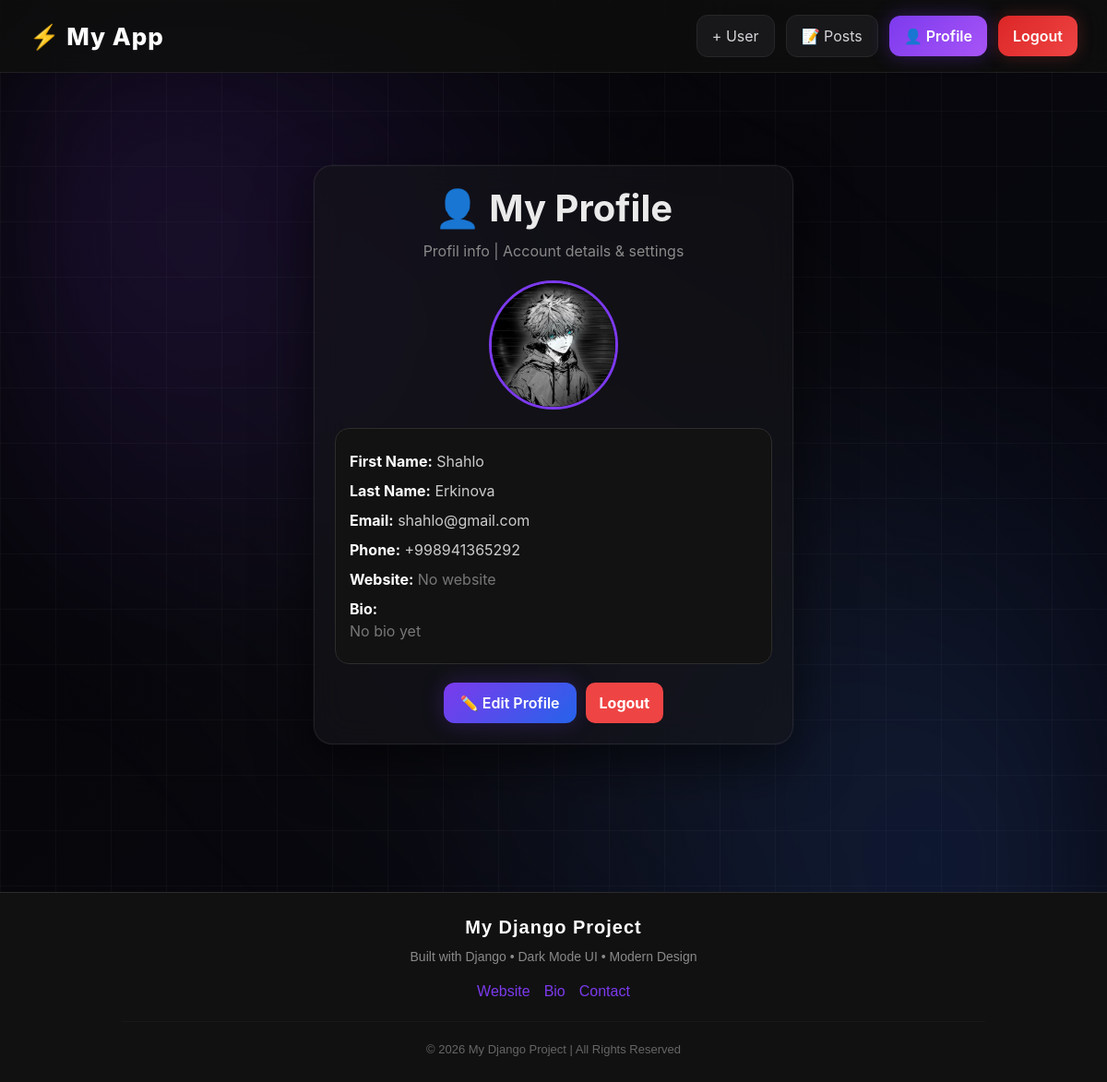
The app's page /profile/ (signed in), older data.
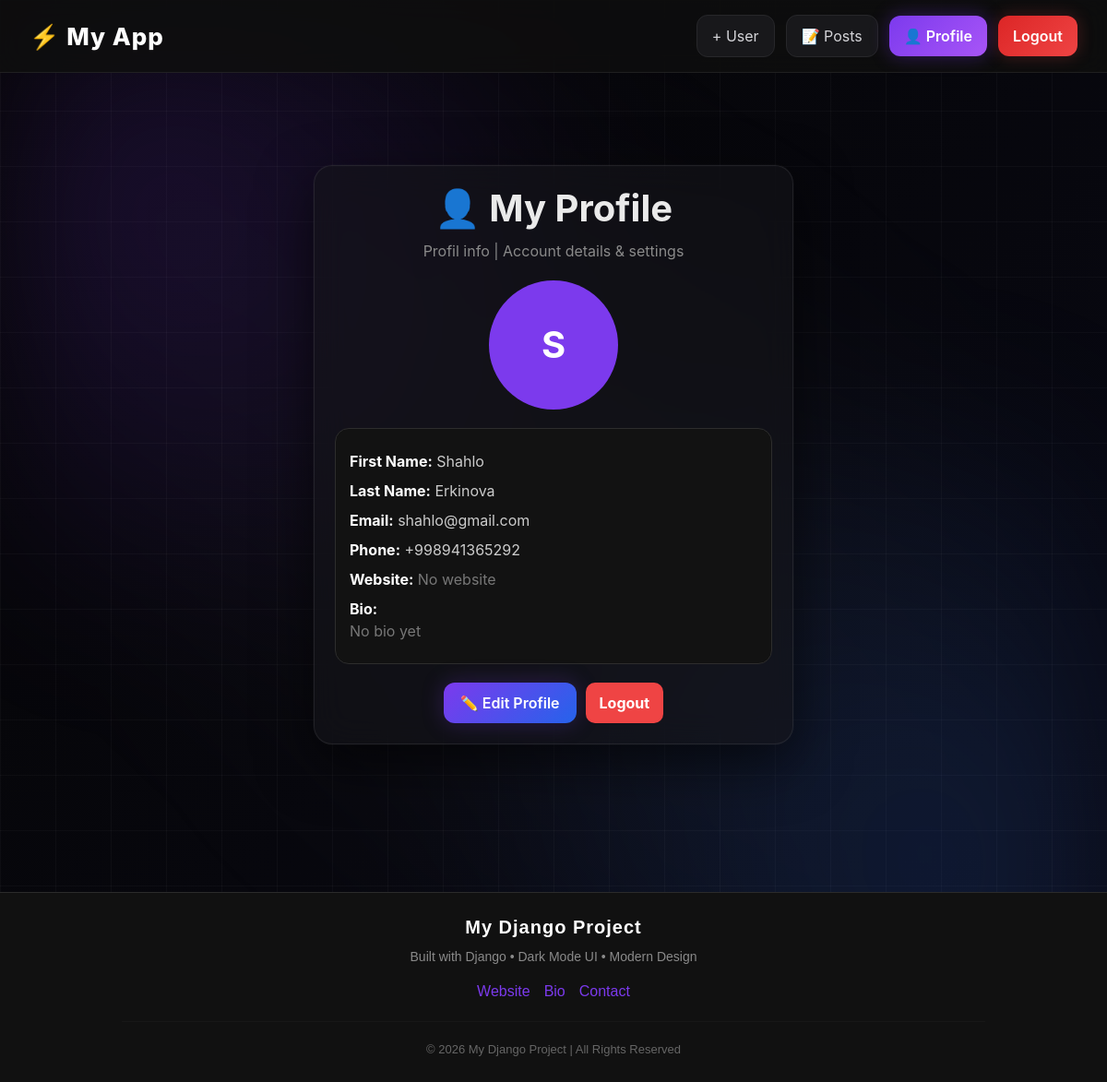
The same page, newer data.
### user/models.py (models this page shows, shortened)
class CustomUser(AbstractUser):
    username = None
    email = models.EmailField(unique=True)
    USERNAME_FIELD = 'email'
    REQUIRED_FIELDS = ['first_name','last_name']
    phone_number=models.CharField(max_length=30,blank=False,null=False)
    avatar=models.ImageField(upload_to='images/',default='images/default.jpg',blank=True,null=False)
    slug=models.SlugField(blank=True, null=False,unique=True)
    created_at=models.DateTimeField(auto_now_add=True,blank=True,null=False)
    objects = CustomUserManager() #     `manager ulash

### user/views.py (the view)
# urls.py: path('profile/', views.profile_view,name='profile'),
@login_required
def profile_view(request):
    profile = request.user.profile
    context = {
        'user': request.user,
        'profile':request.user.profile,
    }
    return render(request,'profile.html',context)

### templates/profile.html (shortened to what this page needs)
{% extends 'base.html' %}
{% block content %}
<div style="max-width:520px; margin:50px auto;">
    <div class="dark-card">
        <h1 style="text-align:center; margin-bottom:10px; font-weight:bold;">
            👤 My Profile
        </h1>
        <p style="text-align:center; color:#8a8a8a; margin-bottom:20px;">
            Profil info | Account details & settings
        </p>
        <div style="text-align:center; margin-bottom:20px;">
            {% if user.avatar %}
                <img src="{{ user.avatar.url }}"
                     alt="avatar"
                     style="
                        width:140px;
                        height:140px;
                        object-fit:cover;
                        border-radius:50%;
                        border:3px solid #7c3aed;
                     ">
            {% else %}
                <div style="
                    width:140px;
                    height:140px;
                    margin:0 auto;
                    border-radius:50%;
                    background:#7c3aed;
                    display:flex;
                    align-items:center;
                    justify-content:center;
                    font-size:40px;
                    font-weight:bold;
                    color:white;
                ">
                    {{ user.first_name|slice:":1" }}
                </div>
            {% endif %}
        </div>
        <div style="
            background:#121212;
            border:1px solid #2d2d2d;
            border-radius:15px;
            padding:15px;
        ">
            <p style="margin:8px 0; color:#ccc;">
                <strong style="color:white;">First Name:</strong>
                {{ user.first_name }}
            </p>
            <p style="margin:8px 0; color:#ccc;">
                <strong style="color:white;">Last Name:</strong>
                {{ user.last_name }}
            </p>
            <p style="margin:8px 0; color:#ccc;">
                <strong style="color:white;">Email:</strong>
                {{ user.email }}
            </p>
            <p style="margin:8px 0; color:#ccc;">
                <strong style="color:white;">Phone:</strong>
                {{ user.phone_number }}
            </p>
            <p style="margin:8px 0; color:#ccc;">
                <strong style="color:white;">Website:</strong>
                {% if profile.website %}
                    <a href="{{ profile.website }}" target="_blank" style="color:#7c3aed;">
                        {{ profile.website }}
                    </a>
                {% else %}
                    <span style="color:#777;">No website</span>
                {% endif %}
            </p>
            <p style="margin:8px 0; color:#ccc;">
                <strong style="color:white;">Bio:</strong><br>
                {% if profile.bio %}
                    <span style="color:#aaa;">{{ profile.bio }}</span>
                {% else %}
                    <span style="color:#777;">No bio yet</span>
                {% endif %}
            </p>
        </div>
        <div style="
            margin-top:20px;
            display:flex;
            gap:10px;
            flex-wrap:wrap;
            justify-content:center;
        ">
            <a href="{% url 'profile_edit' %}"
               class="btn-dark-custom">
                ✏️ Edit Profile
            </a>
            <form action="{% url 'logout' %}" method="post">
                <button type="submit"
                        style="
                            padding:10px 15px;
                            background:#ef4444;
                            color:white;
                            border:none;
                            border-radius:10px;
                            cursor:pointer;
                            font-weight:bold;
                        ">
                    Logout
                </button>
            </form>
        </div>
    </div>
</div>
{% endblock %}

Row changes from the older to the newer data that the page shows:
changed CustomUser "Shahlo": first_name (not shown) → "S"; avatar: picture removed
